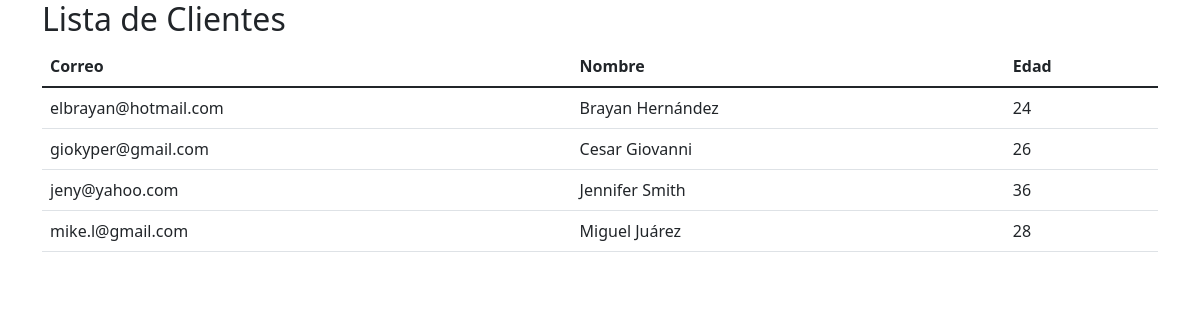
Page /clients/list.php on the committed database.
### tables this page shows
CREATE TABLE `clientes` (
  `correo` varchar(50) NOT NULL,
  `nombre` varchar(50) NOT NULL,
  `edad` int(11) NOT NULL
);

### class/conection.php (called while the page is built, shortened)
<?php
  class Conection{
    public function __construct(){
      $this->con = new mysqli(host, user, password, database);
    }
  }

### class/clientes.php (called while the page is built, shortened)
<?php
require_once "conection.php";
class Clientes extends Conection
{
  public function getClientes()
  {
    $res = $this->con->query("SELECT * FROM clientes");
    $listclientes = $res->fetch_all(MYSQLI_ASSOC);
    return $listclientes;
  }
}

### clients/list.php (the view, shortened to what this page needs)
<!doctype html>
<html lang="es">
<head>
  <link href="https://cdn.jsdelivr.net/npm/bootstrap@5.1.2/dist/css/bootstrap.min.css" rel="stylesheet">
</head>
<body>
  <div class="container">
    <h2>Lista de Clientes</h2>
    <?php
    require_once '../class/clientes.php';
    $cli = new Clientes();
    $listclientes = $cli->getClientes();
    ?>
    <table class="table">
      <thead>
        <tr>
          <th scope="col">Correo</th>
          <th scope="col">Nombre</th>
          <th scope="col">Edad</th>
        </tr>
      </thead>
      <tbody>
        <?php foreach ($listclientes as $value) { ?>
          <tr>
            <td>
              <?php echo $value['correo']; ?>
            </td>
            <td>
              <?php echo $value['nombre']; ?>
            </td>
            <td>
              <?php echo $value['edad']; ?>
            </td>
          </tr>
        <?php } ?>
      </tbody>
    </table>
  </div>
</body>
</html>

### rows in the picture
clientes: correo "elbrayan@hotmail.com", nombre "Brayan Hernández", edad "24"
clientes: correo "giokyper@gmail.com", nombre "Cesar Giovanni", edad "26"
clientes: correo "jeny@yahoo.com", nombre "Jennifer Smith", edad "36"
clientes: correo "mike.l@gmail.com", nombre "Miguel Juárez", edad "28"
